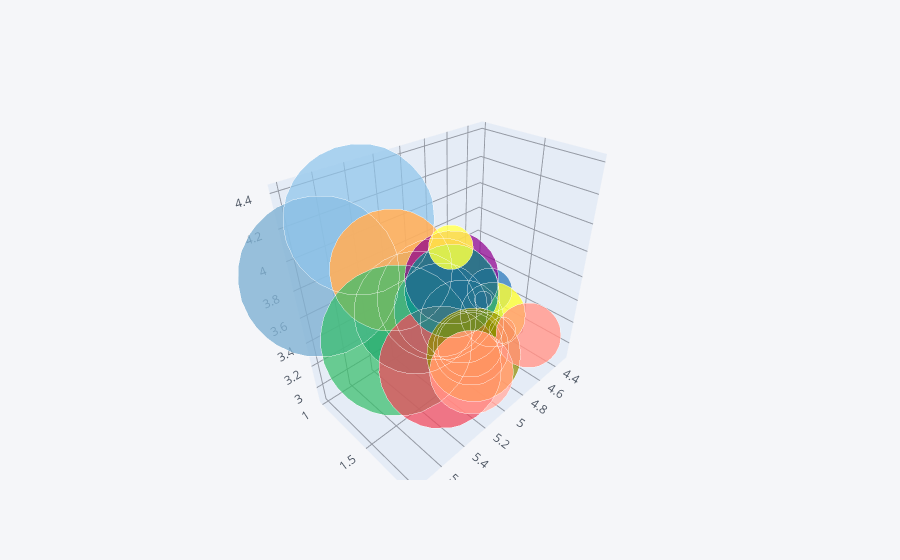

The notebook cell saved with this chart:
### Code cell
# we use 3d as suffix to plot 3D graphs .
info2.iloc[5:26].iplot(kind ='bubble3d', x='sepal_length', y='petal_length' , z='sepal_width', size ='sepal_length'  )

### Figure 1 — Plotly figure (JSON) as saved in the notebook; plotly's stock layout.template omitted (floating-point values rounded to 4 significant figures)
{"data": [{"marker": {"color": ["rgba(255, 153, 51, 1.0)", "rgba(55, 128, 191, 1.0)", "rgba(50, 171, 96, 1.0)", "rgba(128, 0, 128, 1.0)", "rgba(219, 64, 82, 1.0)", "rgba(0, 128, 128, 1.0)", "rgba(255, 255, 51, 1.0)", "rgba(128, 128, 0, 1.0)", "rgba(251, 128, 114, 1.0)", "rgba(128, 177, 211, 1.0)", "rgba(128, 177, 211, 0.8999999999999999)", "rgba(255, 153, 51, 0.8999999999999999)", "rgba(55, 128, 191, 0.8999999999999999)", "rgba(50, 171, 96, 0.8999999999999999)", "rgba(128, 0, 128, 0.8999999999999999)", "rgba(219, 64, 82, 0.8999999999999999)", "rgba(0, 128, 128, 0.8999999999999999)", "rgba(255, 255, 51, 0.8999999999999999)", "rgba(128, 128, 0, 0.8999999999999999)", "rgba(251, 128, 114, 0.8999999999999999)", "rgba(251, 128, 114, 0.7999999999999998)"], "opacity": 0.8, "size": [85, 31, 58, 18, 52, 85, 45, 45, 12, 112, 105, 85, 65, 105, 65, 85, 65, 31, 65, 45, 58], "symbol": "circle"}, "mode": "markers", "text": ["0", "1", "2", "3", "4", "5", "6", "7", "8", "9", "10", "11", "12", "13", "14", "15", "16", "17", "18", "19", "20"], "type": "scatter3d", "x": [5.4, 4.6, 5, 4.4, 4.9, 5.4, 4.8, 4.8, 4.3, 5.8, 5.7, 5.4, 5.1, 5.7, 5.1, 5.4, 5.1, 4.6, 5.1, 4.8, 5], "y": [1.7, 1.4, 1.5, 1.4, 1.5, 1.5, 1.6, 1.4, 1.1, 1.2, 1.5, 1.3, 1.4, 1.7, 1.5, 1.7, 1.5, 1, 1.7, 1.9, 1.6], "z": [3.9, 3.4, 3.4, 2.9, 3.1, 3.7, 3.4, 3, 3, 4, 4.4, 3.9, 3.5, 3.8, 3.8, 3.4, 3.7, 3.6, 3.3, 3.4, 3]}], "layout": {"legend": {"bgcolor": "#F5F6F9", "font": {"color": "#4D5663"}}, "paper_bgcolor": "#F5F6F9", "plot_bgcolor": "#F5F6F9", "scene": {"xaxis": {"gridcolor": "#9499A3", "showgrid": true, "tickfont": {"color": "#4D5663"}, "title": {"font": {"color": "#4D5663"}, "text": ""}, "zerolinecolor": "#9499A3"}, "yaxis": {"gridcolor": "#9499A3", "showgrid": true, "tickfont": {"color": "#4D5663"}, "title": {"font": {"color": "#4D5663"}, "text": ""}, "zerolinecolor": "#9499A3"}, "zaxis": {"gridcolor": "#9499A3", "showgrid": true, "tickfont": {"color": "#4D5663"}, "title": {"font": {"color": "#4D5663"}, "text": ""}, "zerolinecolor": "#9499A3"}}, "title": {"font": {"color": "#4D5663"}}}}
